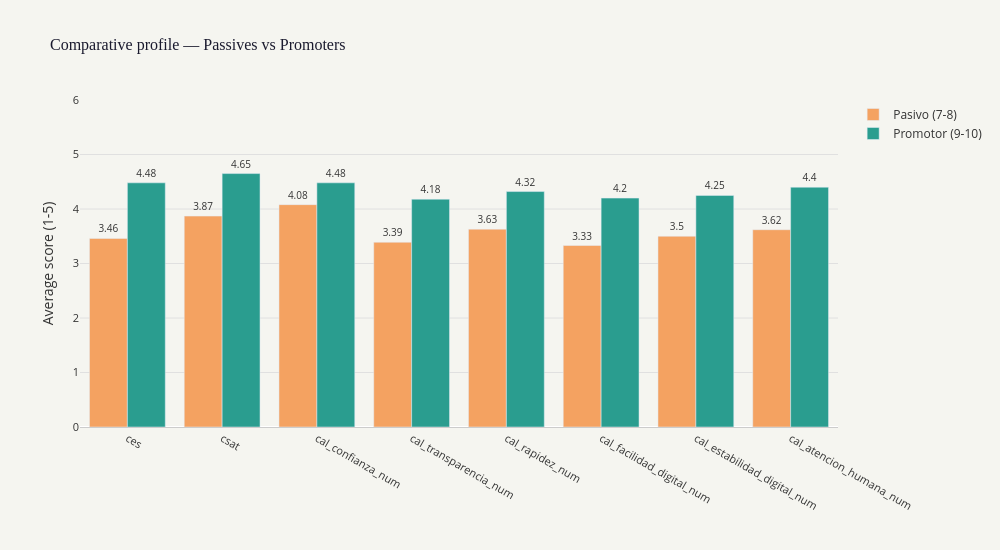

Notebook cell for this chart:
### Markdown cell above
Plot 3 - Comparison between Passives and Promoters by variable

### Code cell
#Comparative profile — Passives vs Promoters across all numerical variables
#nps, es_promotor, mes, trimestre, ces, csat are excluded
variables_perfil = [col for col in df_pasivos_promotores.select_dtypes("number").columns
                    if col not in ["nps", "es_promotor", "mes", "trimestre"]]

#Average of each variable by segment
perfil = (
    df_pasivos_promotores.groupby("nps_categoria")[variables_perfil]
    .mean()
    .round(2)
    .T
    .reset_index()
    .rename(columns={"index": "variable"})
)

#Long format for plotly
perfil_melted = perfil.melt(
    id_vars="variable",
    var_name="segmento",
    value_name="promedio"
)


fig = px.bar(
    perfil_melted,
    x="variable",
    y="promedio",
    color="segmento",
    barmode="group",
    text="promedio",
    title="Comparative profile — Passives vs Promoters",
    labels={"variable": "", "promedio": "Average score (1-5)", "segmento": ""},
    color_discrete_map={
        "Pasivo (7-8)":    "#f4a261",
        "Promotor (9-10)": "#2a9d8f"
    }
)

fig.update_traces(textposition="outside", textfont=dict(size=10))
fig.update_layout(
    plot_bgcolor="#F5F5F0",
    paper_bgcolor="#F5F5F0",
    font=dict(color="#333333", size=12),
    title_font=dict(size=16, color="#1a1a2e", family="Arial Black"),
    xaxis=dict(tickfont=dict(color="#333333", size=11), linecolor="#cccccc"),
    yaxis=dict(gridcolor="#e0e0e0", tickfont=dict(color="#333333", size=11),
               range=[0, 6]),
    legend=dict(font=dict(color="#333333")),
    width=1000, height=550
)

fig.show()

### Figure 1 — Plotly figure (JSON) as saved in the notebook; plotly's stock layout.template omitted (floating-point values rounded to 4 significant figures)
{"data": [{"alignmentgroup": "True", "hovertemplate": "=%{x}<br>Average score (1-5)=%{text}<extra></extra>", "legendgroup": "Pasivo (7-8)", "marker": {"color": "#f4a261", "pattern": {"shape": ""}}, "name": "Pasivo (7-8)", "offsetgroup": "Pasivo (7-8)", "orientation": "v", "showlegend": true, "text": [3.46, 3.87, 4.08, 3.39, 3.63, 3.33, 3.5, 3.62], "textfont": {"size": 10}, "textposition": "outside", "type": "bar", "x": ["ces", "csat", "cal_confianza_num", "cal_transparencia_num", "cal_rapidez_num", "cal_facilidad_digital_num", "cal_estabilidad_digital_num", "cal_atencion_humana_num"], "xaxis": "x", "y": [3.46, 3.87, 4.08, 3.39, 3.63, 3.33, 3.5, 3.62], "yaxis": "y"}, {"alignmentgroup": "True", "hovertemplate": "=%{x}<br>Average score (1-5)=%{text}<extra></extra>", "legendgroup": "Promotor (9-10)", "marker": {"color": "#2a9d8f", "pattern": {"shape": ""}}, "name": "Promotor (9-10)", "offsetgroup": "Promotor (9-10)", "orientation": "v", "showlegend": true, "text": [4.48, 4.65, 4.48, 4.18, 4.32, 4.2, 4.25, 4.4], "textfont": {"size": 10}, "textposition": "outside", "type": "bar", "x": ["ces", "csat", "cal_confianza_num", "cal_transparencia_num", "cal_rapidez_num", "cal_facilidad_digital_num", "cal_estabilidad_digital_num", "cal_atencion_humana_num"], "xaxis": "x", "y": [4.48, 4.65, 4.48, 4.18, 4.32, 4.2, 4.25, 4.4], "yaxis": "y"}], "layout": {"barmode": "group", "font": {"color": "#333333", "size": 12}, "height": 550, "legend": {"font": {"color": "#333333"}, "title": {"text": ""}, "tracegroupgap": 0}, "paper_bgcolor": "#F5F5F0", "plot_bgcolor": "#F5F5F0", "title": {"font": {"color": "#1a1a2e", "family": "Arial Black", "size": 16}, "text": "Comparative profile — Passives vs Promoters"}, "width": 1000, "xaxis": {"anchor": "y", "domain": [0, 1], "linecolor": "#cccccc", "tickfont": {"color": "#333333", "size": 11}, "title": {"text": ""}}, "yaxis": {"anchor": "x", "domain": [0, 1], "gridcolor": "#e0e0e0", "range": [0, 6], "tickfont": {"color": "#333333", "size": 11}, "title": {"text": "Average score (1-5)"}}}}
